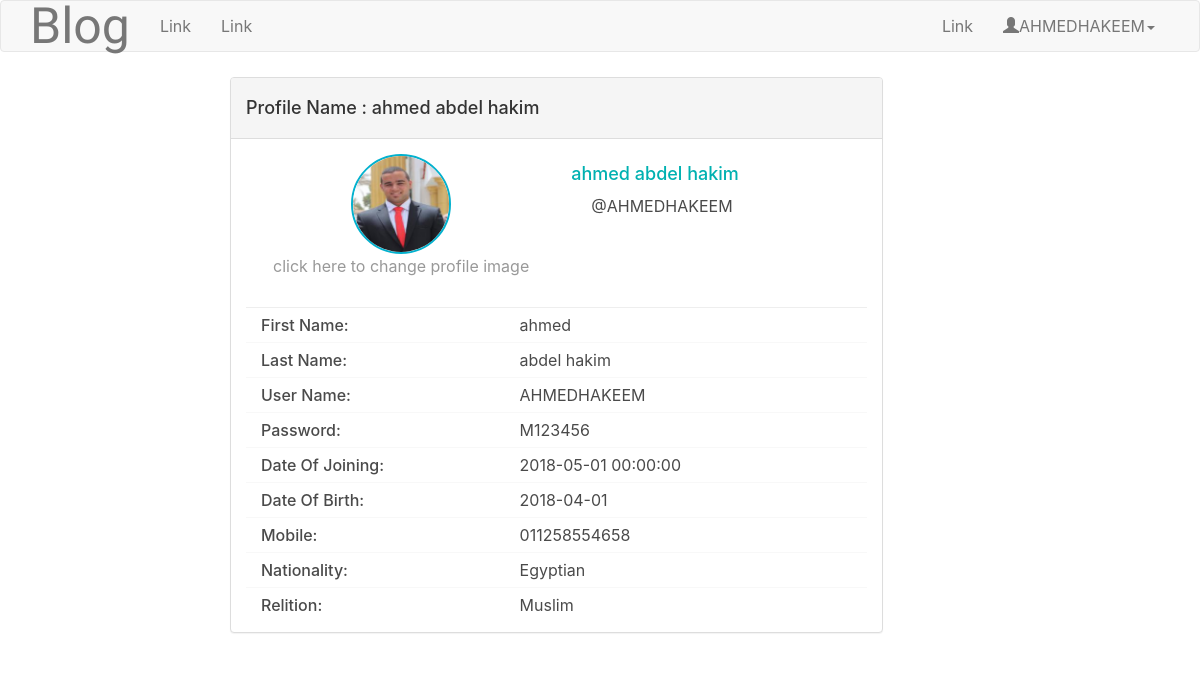
Page /.gitignore/Navigator/Profile.php (signed in) on the committed database.
### tables this page shows
CREATE TABLE `users` (
  `id_user` int(11) NOT NULL,
  `username` varchar(255) DEFAULT NULL,
  `firstname` varchar(255) DEFAULT NULL,
  `lastname` varchar(255) DEFAULT NULL,
  `user_password` varchar(255) DEFAULT NULL,
  `email` varchar(255) DEFAULT NULL,
  `mobile` varchar(255) DEFAULT NULL,
  `is_Active` tinyint(1) DEFAULT NULL,
  `is_Blocked` tinyint(1) DEFAULT NULL,
  `created_date` datetime DEFAULT NULL,
  `update_date` datetime DEFAULT NULL,
  `birth` date NOT NULL,
  `nationality` varchar(255) NOT NULL,
  `relition` varchar(255) NOT NULL,
  `min_img` varchar(255) NOT NULL,
  `max_img` varchar(255) NOT NULL
);

### .gitignore/Navigator/Profile.php (the view, shortened to what this page needs)
<!DOCTYPE html>
<html>
<head>
  <link href="//maxcdn.bootstrapcdn.com/bootstrap/3.3.0/css/bootstrap.min.css" rel="stylesheet" id="bootstrap-css">
      <link rel="stylesheet" href="https://maxcdn.bootstrapcdn.com/font-awesome/4.6.1/css/font-awesome.min.css">
  <link href="//netdna.bootstrapcdn.com/bootstrap/3.2.0/css/bootstrap.min.css" rel="stylesheet" id="bootstrap-css">
  <link href="Styles/Center_Div.css" rel="stylesheet" >
  <link rel="stylesheet" href="Styles/Tweeta.css">
  <link rel="stylesheet" href="Styles/tweetbox.css">
</head>
<body>
<nav class="navbar navbar-default" role="navigation">
  <div class="container">
    <div class="navbar-header">
      <a class="navbar-brand" id="title" href="main.php">Blog</a>
    </div>
    <div class="collapse navbar-collapse" id="bs-slide-dropdown">
        <ul class="nav navbar-nav">
            <li><a href="#">Link</a></li>
            <li><a href="#">Link</a></li>
        </ul>
        <ul class="nav navbar-nav navbar-right">
            <li><a href="#">Link</a></li>
           <li class="dropdown"><a href="#" class="dropdown-toggle" data-toggle="dropdown"><span
                    class="glyphicon glyphicon-user"></span><?php echo $_SESSION['username']; ?><b class="caret"></b></a>
                </li>
        </ul>
    </div>
  </div>
</nav>
<?php
include('Connection.php');
       $email =  $_SESSION['email'];
       $password =  $_SESSION['user_password'];
        $statement_inside = $Connect->prepare("SELECT * FROM `users` WHERE `user_password` = '".$password ."' AND `email` = '".$email."'");
      $statement_inside->execute();
       $R_inside = $statement_inside->fetch( PDO::FETCH_ASSOC );
?>
<div class="container">
  <div class="row">
       <div class="col-md-7 ">
<div class="panel panel-default">
  <div class="panel-heading">  <h4 >Profile Name : <?php echo $R_inside ['firstname'].' '.$R_inside ['lastname'].' '; ?> </h4></div>
   <div class="panel-body">
    <div class="box box-info">
            <div class="box-body">
                     <div class="col-sm-6">
                     <div  align="center"> <img alt="User Pic" src="<?php echo $_SESSION['min_img']; ?>" id="profile-image1" class="img-circle img-responsive">
<div style="color:#999;" >click here to change profile image</div>
                     </div>
              <br>
            </div>
            <div class="col-sm-6">
            <h4 style="color:#00b1b1;"><?php echo $R_inside ['firstname'].' '.$R_inside ['lastname'].' '; ?> </h4></span>
              <span><p><?php echo '@'. $R_inside ['username'];?></p></span>
            </div>
            <div class="clearfix"></div>
            <hr style="margin:5px 0 5px 0;">
<div class="col-sm-5 col-xs-6 tital " >First Name:</div><div class="col-sm-7 col-xs-6 "><?php echo $R_inside ['firstname'];?></div>
     <div class="clearfix"></div>
<div class="bot-border"></div>
<div class="col-sm-5 col-xs-6 tital " >Last Name:</div><div class="col-sm-7"> <?php echo $R_inside ['lastname'];?></div>
  <div class="clearfix"></div>
<div class="bot-border"></div>
<div class="col-sm-5 col-xs-6 tital " >User Name:</div><div class="col-sm-7"> <?php echo $R_inside ['username'];?></div>
  <div class="clearfix"></div>
<div class="bot-border"></div>
<div class="col-sm-5 col-xs-6 tital " >Password:</div><div class="col-sm-7 col-xs-6 "><?php echo $R_inside ['user_password'];?></div>
     <div class="clearfix"></div>
<div class="bot-border"></div>
<div class="col-sm-5 col-xs-6 tital " >Date Of Joining:</div><div class="col-sm-7"><?php echo $R_inside ['created_date'];?></div>
  <div class="clearfix"></div>
<div class="bot-border"></div>
<div class="col-sm-5 col-xs-6 tital " >Date Of Birth:</div><div class="col-sm-7"><?php echo $R_inside ['birth'];?></div>
  <div class="clearfix"></div>
<div class="bot-border"></div>
<div class="col-sm-5 col-xs-6 tital " >Mobile:</div><div class="col-sm-7"><?php echo $R_inside ['mobile'];?></div>
 <div class="clearfix"></div>
<div class="bot-border"></div>
<div class="col-sm-5 col-xs-6 tital " >Nationality:</div><div class="col-sm-7"><?php echo $R_inside ['nationality'];?></div>
 <div class="clearfix"></div>
<div class="bot-border"></div>
<div class="col-sm-5 col-xs-6 tital " >Relition:</div><div class="col-sm-7"><?php echo $R_inside ['relition'];?></div>
          </div>
        </div>
    </div>
    </div>
</div>
   </div>
</div>
</body>
</html>

### .gitignore/Navigator/Styles/Tweeta.css (style rules this page uses)
p { display: block; margin-left: 1.25rem; }
body { color: #4a4a4a; font-size: 1rem; font-weight: 400; line-height: 1.5; }
body, button, input,textarea, select, textarea { font-family: BlinkMacSystemFont,-apple-system,"Segoe UI",Roboto,Oxygen,Ubuntu,Cantarell,"Fira Sans","Droid Sans","Helvetica Neue",Helvetica,Arial,sans-serif; }
html { background-color: #fff; font-size: 16px; -moz-osx-font-smoothing: grayscale; -webkit-font-smoothing: antialiased; min-width: 300px; overflow-x: hidden; overflow-y: scroll; text-rendering: optimizeLegibility; -webkit-text-size-adjust: 100%; -moz-text-size-adjust: 100%; -ms-text-size-adjust: 100%; text-size-adjust: 100%; }

### .gitignore/Navigator/Profile.php (style rules this page uses)
.col-md-7 { margin-top: 5px; margin-left: 200px; }
#profile-image1 { cursor: pointer; width: 100px; height: 100px; border:2px solid #03b1ce ; }
.tital { font-size:16px; font-weight:500; }
.bot-border { border-bottom:1px #f8f8f8 solid; margin:5px 0 5px 0 }
#title { font-size: 50px; font-family: 'Passion One', cursive; font-weight: 400; }

### rows in the picture
users: firstname "ahmed", lastname "abdel hakim", username "AHMEDHAKEEM", user_password "M123456", created_date "2018-05-01 00:00:00", birth "2018-04-01", mobile "011258554658", nationality "Egyptian", relition "Muslim"

### other values in the picture
$_SESSION['username'] "AHMEDHAKEEM"
